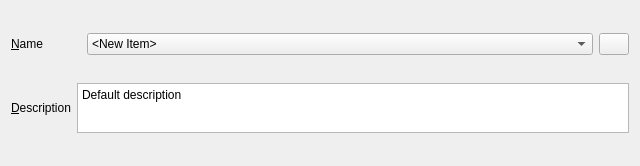
<?xml version="1.0" encoding="UTF-8"?>
<ui version="4.0">
 <class>CollectionToolWidget</class>
 <widget class="QWidget" name="CollectionToolWidget">
  <property name="geometry">
   <rect>
    <x>0</x>
    <y>0</y>
    <width>640</width>
    <height>166</height>
   </rect>
  </property>
  <property name="windowTitle">
   <string>Form</string>
  </property>
  <layout class="QVBoxLayout" name="verticalLayout">
   <item>
    <layout class="QGridLayout" name="m_nameGridLayout">
     <item row="0" column="0">
      <widget class="QLabel" name="m_nameLabel">
       <property name="sizePolicy">
        <sizepolicy hsizetype="Minimum" vsizetype="Preferred">
         <horstretch>0</horstretch>
         <verstretch>0</verstretch>
        </sizepolicy>
       </property>
       <property name="minimumSize">
        <size>
         <width>70</width>
         <height>0</height>
        </size>
       </property>
       <property name="text">
        <string>&amp;Name</string>
       </property>
       <property name="textInteractionFlags">
        <set>Qt::LinksAccessibleByMouse</set>
       </property>
       <property name="buddy">
        <cstring>m_nameComboBox</cstring>
       </property>
      </widget>
     </item>
     <item row="0" column="1">
      <widget class="QComboBox" name="m_nameComboBox">
       <property name="sizePolicy">
        <sizepolicy hsizetype="Expanding" vsizetype="Fixed">
         <horstretch>0</horstretch>
         <verstretch>0</verstretch>
        </sizepolicy>
       </property>
       <property name="editable">
        <bool>false</bool>
       </property>
       <property name="insertPolicy">
        <enum>QComboBox::InsertAtBottom</enum>
       </property>
       <item>
        <property name="text">
         <string>&lt;New Item&gt;</string>
        </property>
       </item>
      </widget>
     </item>
     <item row="0" column="2">
      <widget class="QPushButton" name="m_addButton">
       <property name="sizePolicy">
        <sizepolicy hsizetype="Maximum" vsizetype="Fixed">
         <horstretch>0</horstretch>
         <verstretch>0</verstretch>
        </sizepolicy>
       </property>
       <property name="maximumSize">
        <size>
         <width>30</width>
         <height>16777215</height>
        </size>
       </property>
       <property name="text">
        <string/>
       </property>
       <property name="icon">
        <iconset resource="../../../res/resources.qrc">
         <normaloff>:/add.png</normaloff>:/add.png</iconset>
       </property>
       <property name="iconSize">
        <size>
         <width>20</width>
         <height>20</height>
        </size>
       </property>
      </widget>
     </item>
    </layout>
   </item>
   <item>
    <layout class="QGridLayout" name="m_descriptionGridLayout">
     <item row="0" column="0">
      <widget class="QLabel" name="m_descriptionLabel">
       <property name="frameShape">
        <enum>QFrame::NoFrame</enum>
       </property>
       <property name="text">
        <string>&amp;Description</string>
       </property>
       <property name="buddy">
        <cstring>m_descriptionPlainTextBox</cstring>
       </property>
      </widget>
     </item>
     <item row="0" column="1">
      <widget class="QPlainTextEdit" name="m_descriptionPlainTextBox">
       <property name="sizePolicy">
        <sizepolicy hsizetype="Expanding" vsizetype="Expanding">
         <horstretch>100</horstretch>
         <verstretch>2</verstretch>
        </sizepolicy>
       </property>
       <property name="maximumSize">
        <size>
         <width>16777215</width>
         <height>50</height>
        </size>
       </property>
       <property name="tabChangesFocus">
        <bool>true</bool>
       </property>
       <property name="plainText">
        <string>Default description</string>
       </property>
      </widget>
     </item>
    </layout>
   </item>
  </layout>
 </widget>
 <tabstops>
  <tabstop>m_nameComboBox</tabstop>
  <tabstop>m_descriptionPlainTextBox</tabstop>
 </tabstops>
 <resources>
  <include location="../../../res/resources.qrc"/>
 </resources>
 <connections/>
</ui>
